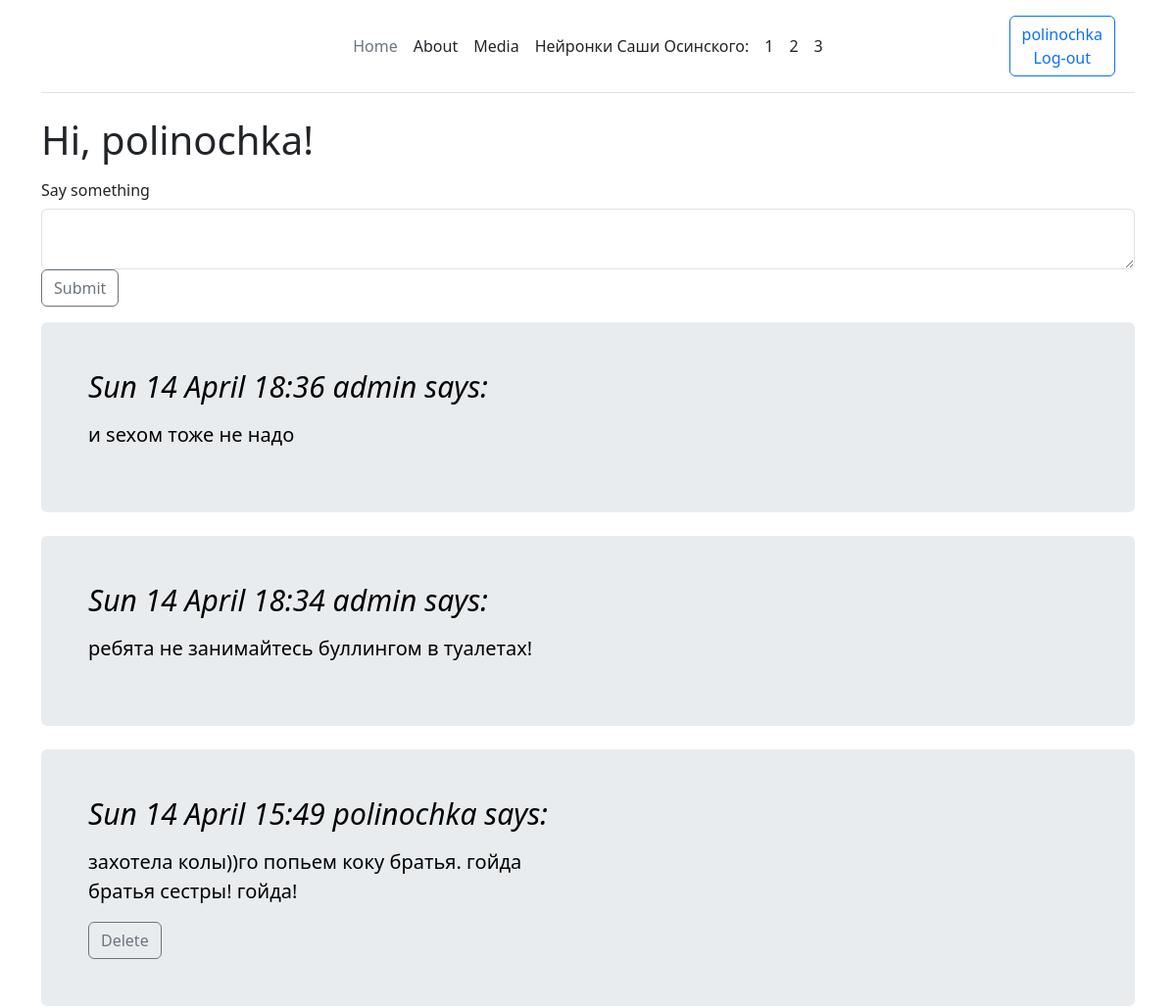
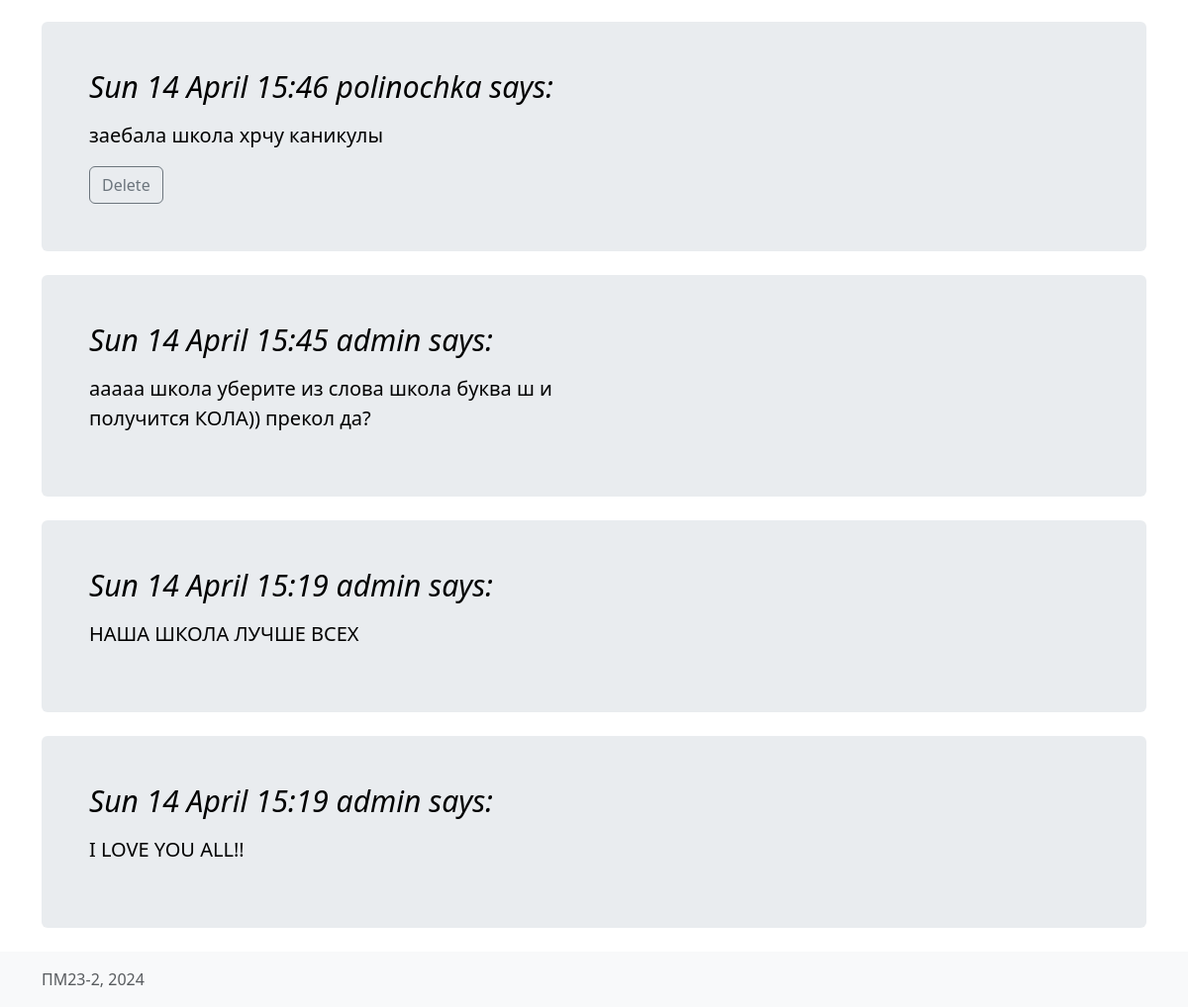
Page /index (signed in) on the committed database (2 pictures, top to bottom).
### app/models.py (models this page shows, shortened)
class User(UserMixin, db.Model):
    id: so.Mapped[int] = so.mapped_column(primary_key=True)
    username: so.Mapped[str] = so.mapped_column(sa.String(64), index=True, unique=True)
    email: so.Mapped[str] = so.mapped_column(sa.String(120), index=True, unique=True)
    password_hash: so.Mapped[Optional[str]] = so.mapped_column(sa.String(256))
    posts: so.WriteOnlyMapped['Post'] = so.relationship(back_populates='author')

class Post(db.Model):
    id: so.Mapped[int] = so.mapped_column(primary_key=True)
    body: so.Mapped[str] = so.mapped_column(sa.String(140))
    timestamp: so.Mapped[datetime] = so.mapped_column(index=True, default=lambda: datetime.now(timezone.utc))
    user_id: so.Mapped[int] = so.mapped_column(sa.ForeignKey(User.id),index=True)
    author: so.Mapped[User] = so.relationship(back_populates='posts')

### app/routes.py (the view)
@app.route('/', methods=["POST", "GET"])
@app.route('/index', methods=["POST", "GET"])
@login_required
def index():
    form = PostForm()
    if form.validate_on_submit():
        post = Post(body=form.post.data, author=current_user)
        db.session.add(post)
        db.session.commit()
        flash('Your post is now live!')
        return redirect(url_for('index'))
    posts = Post.query.order_by(Post.timestamp).all()[::-1]
    return render_template("index.html", title='Home Page', form=form, posts=posts)

### app/forms.py
class PostForm(FlaskForm):
    post = TextAreaField('Say something', validators=[DataRequired(), Length(min=1, max=140)])
    submit = SubmitField('Submit')

### app/models.py (called while the page is built)
@login.user_loader
def load_user(id):
    return db.session.get(User, int(id))

### app/templates/index.html (shortened to what this page needs)
{% extends "base.html" %}
{% block content %}
<main class="container">
    <h1>Hi, {{ current_user.username }}!</h1>
    <form action="" method="post">
        {{ form.post.label(class_="col-sm-2 col-form-label") }}<br>
        {{ form.post(class_="form-control") }}
        <p>{{ form.submit(class_="btn btn-outline-secondary") }}</p>
    </form>
    {% for post in posts %}
    <div class="p-4 p-md-5 mb-4 rounded text-body-emphasis bg-body-secondary">
        <div class="col-lg-6 px-0">
            <h1 class="display-4 fst-italic" style="font-size: 30px;">{{ post.timestamp.strftime("%a %d %B %H:%M") }} {{
                post.author.username }} says: </h1>
            <p class="lead my-3" style="font-size: 20px;">{{ post.body }}</p>
            {% if current_user.id == post.author.id or current_user.username == 'admin'%}
            <a href="/delete/{{post.id}}" class="btn btn-outline-secondary">Delete</a>
            {% endif %}
        </div>
    </div>
    {% endfor %}
</main>
{% endblock %}

### app/templates/base.html (shortened to what this page needs)
<html>
<head>
    {% block styles %}
    {{ bootstrap.load_css() }}
    {% endblock %}
</head>
<div class="container">
    <header class="d-flex flex-wrap align-items-center justify-content-center justify-content-md-between py-3 mb-4 border-bottom"
            style="padding-left: calc(var(--bs-gutter-x)* .5); padding-right: calc(var(--bs-gutter-x)* .5)">
        <div class="col-md-3 mb-2 mb-md-0">
            <a href="/" class="d-inline-flex link-body-emphasis text-decoration-none">
                <svg class="bi" width="40" height="32" role="img" aria-label="Bootstrap">
                    <use xlink:href="#bootstrap"></use>
                </svg>
            </a>
        </div>
        <ul class="nav col-12 col-md-auto mb-2 justify-content-center mb-md-0">
            <li><a href="/index" class="nav-link px-2 link-secondary">Home</a></li>
            <li><a href="#" class="nav-link px-2 link-dark">About</a></li>
            <li><a href="#" class="nav-link px-2 link-dark">Media</a></li>
            <li><a class="nav-link px-2 link-dark">Нейронки Саши Осинского:</a></li>
            <li><a href="#" class="nav-link px-2 link-dark">1</a></li>
            <li><a href="#" class="nav-link px-2 link-dark">2</a></li>
            <li><a href="#" class="nav-link px-2 link-dark">3</a></li>
        </ul>
        <div class="col-md-3 text-end">
            {% if current_user.is_anonymous %}
            <a class="btn btn-outline-primary me-2" href="{{ url_for('login') }}">Login</a>
            {% else %}
            <a class="btn btn-outline-primary me-2" href="{{ url_for('logout') }}"> {{current_user.username}} <br>
                Log-out</a>
            {% endif %}
        </div>
    </header>
</div>
<body class="d-flex flex-column h-100">
{% block content %}{% endblock %}
</body>
<footer class="footer mt-auto py-3 bg-body-tertiary"
">
<div class="container">
    <span class="text-body-secondary">ПМ23-2, 2024</span>
</div>
</footer>
</html>

### rows in the picture
User: username "polinochka"
Post: timestamp "Sun 14 April 18:36", author.username "admin", body "и sexом тоже не надо"
Post: timestamp "Sun 14 April 18:34", author.username "admin", body "ребята не занимайтесь буллингом в туалетах!"
Post: timestamp "Sun 14 April 15:49", author.username "polinochka", body "захотела колы))го попьем коку братья. гойда братья сестры! гойда!"
Post: timestamp "Sun 14 April 15:46", author.username "polinochka", body "заебала школа хрчу каникулы"
Post: timestamp "Sun 14 April 15:45", author.username "admin", body "ааааа школа уберите из слова школа буква ш и получится КОЛА)) прекол да?"
Post: timestamp "Sun 14 April 15:19", author.username "admin", body "НАША ШКОЛА ЛУЧШЕ ВСЕХ"
Post: timestamp "Sun 14 April 15:19", author.username "admin", body "I LOVE YOU ALL!!"
